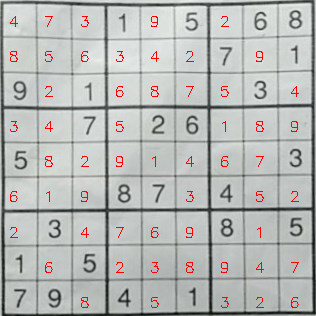
#> input picture res/sol1.png, 316 x 316 px
$ python -i digit_extractor.py   (imports and definitions only)
#> lines starting #> are read from the running program, lines starting #| are printed output that depends on the picture
import cv2
import numpy as np
def cut_from_rect(img, rect):
    """Cuts a rectangle from an image using the top left and bottom right points."""
    return img[int(rect[0][1]):int(rect[1][1]), int(rect[0][0]):int(rect[1][0])]


# [33 lines left out: function scale_and_centre, not called in this run]


def find_largest_feature(inp_img, scan_tl=None, scan_br=None):
    """
    Uses the fact the `floodFill` function returns a bounding box of the area it filled to find the biggest
    connected pixel structure in the image. Fills this structure in white, reducing the rest to black.
    """
    img = inp_img.copy()  # Copy the image, leaving the original untouched
    height, width = img.shape[:2]
#> height = 316; width = 316

    max_area = 0
    seed_point = (None, None)

    if scan_tl is None:
        scan_tl = [0, 0]

    if scan_br is None:
        scan_br = [width, height]
#> scan_br = [316, 316]

    # Loop through the image
    for x in range(scan_tl[0], scan_br[0]):
        for y in range(scan_tl[1], scan_br[1]):
            # Only operate on light or white squares
            if img.item(y, x) == 255 and x < width and y < height:  # Note that .item() appears to take input as y, x
                area = cv2.floodFill(img, None, (x, y), 64)
                if area[0] > max_area:  # Gets the maximum bound area which should be the grid
                    max_area = area[0]
                    seed_point = (x, y)
#> after the loop, max_area = 0

    # Colour everything grey (compensates for features outside of our middle scanning range
    for x in range(width):
        for y in range(height):
            if img.item(y, x) == 255 and x < width and y < height:
                cv2.floodFill(img, None, (x, y), 64)

    mask = np.zeros((height + 2, width + 2), np.uint8)  # Mask that is 2 pixels bigger than the image

    # Highlight the main feature
    if all([p is not None for p in seed_point]):
        cv2.floodFill(img, mask, seed_point, 255)

    top, bottom, left, right = height, 0, width, 0
#> top = 316; bottom = 0; left = 316; right = 0

    for x in range(width):
        for y in range(height):
            if img.item(y, x) == 64:  # Hide anything that isn't the main feature
                cv2.floodFill(img, mask, (x, y), 0)

            # Find the bounding parameters
            if img.item(y, x) == 255:
                top = y if y < top else top
                bottom = y if y > bottom else bottom
                left = x if x < left else left
                right = x if x > right else right
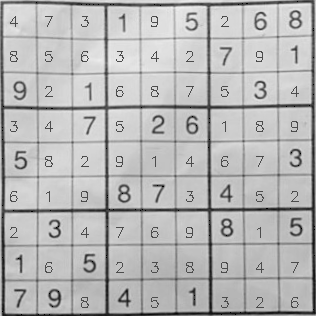
#> img: shape (316, 316); min 0, max 240, mean 183

    bbox = [[left, top], [right, bottom]]
#> bbox = [[316, 316], [0, 0]]
    return img, np.array(bbox, dtype='float32'), seed_point


# [34 lines left out: functions extract_digit, get_digits, not called in this run]

>>> import cv2
>>> picture = cv2.imread('res/sol1.png', cv2.IMREAD_GRAYSCALE)
>>> result = find_largest_feature(picture)

$ run again, on res/sol2.png
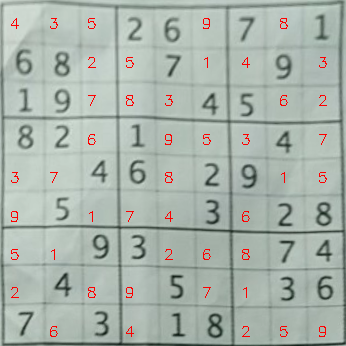
#> input picture res/sol2.png, 346 x 346 px
#> after the loop in find_largest_feature, `for x in range(scan_tl[0], scan_br[0]):`: max_area = 0
#> after the loop in find_largest_feature, `for x in range(width):`:
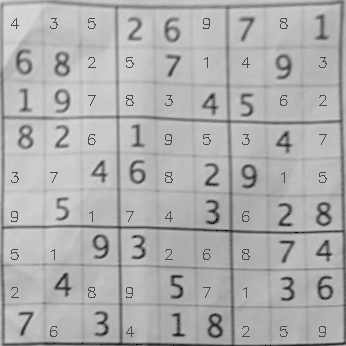
#> img: shape (346, 346); min 0, max 218, mean 174.9
